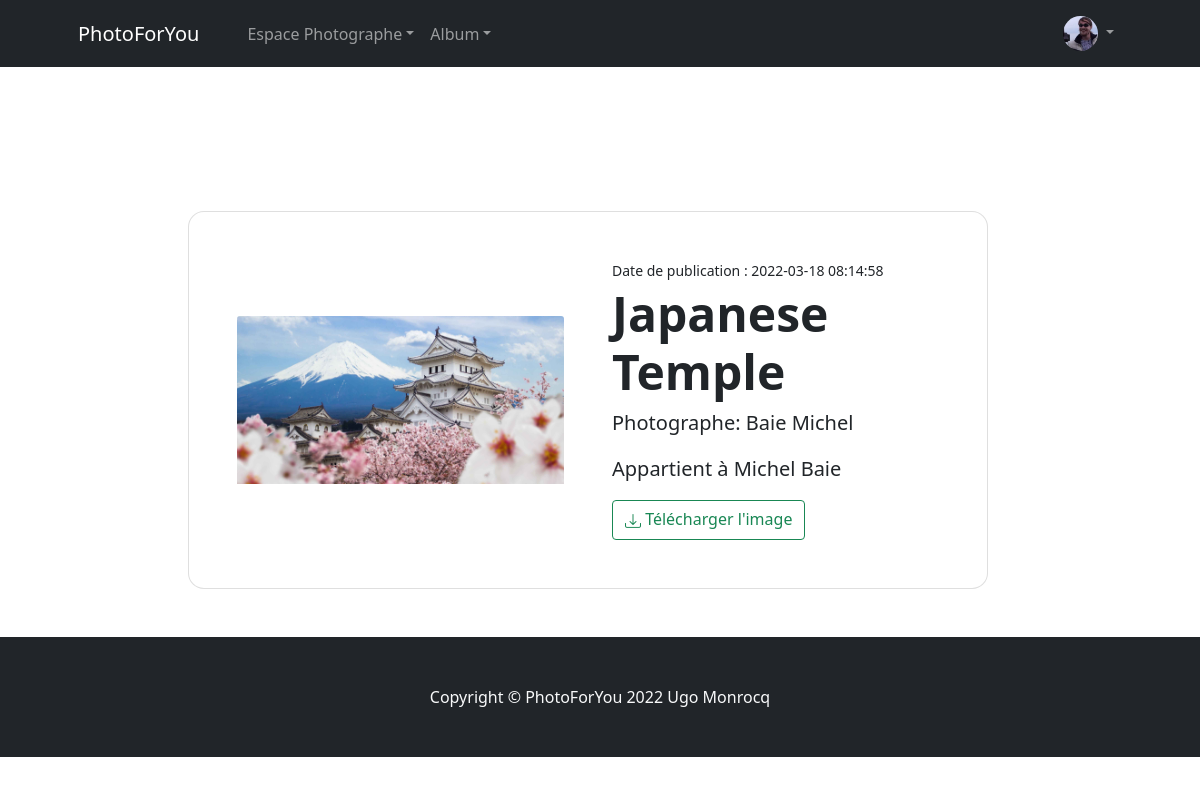
Page /photo-acheter.php?idphoto=4 (signed in) on the committed database.
### tables this page shows
CREATE TABLE IF NOT EXISTS `menu` (
  `idMenu` int(11) NOT NULL,
  `nomMenu` varchar(45) DEFAULT NULL,
  `URL` varchar(100) DEFAULT NULL,
  `Habilitation` varchar(45) DEFAULT NULL,
  PRIMARY KEY (`idMenu`)
);

CREATE TABLE IF NOT EXISTS `photo` (
  `idphoto` int(11) NOT NULL AUTO_INCREMENT,
  `libelle` varchar(45) DEFAULT NULL,
  `photolargeur` int(11) DEFAULT NULL,
  `photolongueur` int(11) DEFAULT NULL,
  `nomimage` varchar(70) DEFAULT NULL,
  `prix` varchar(45) DEFAULT NULL,
  `datePub` datetime DEFAULT NULL,
  `poids` float DEFAULT NULL,
  `iduser` int(11) DEFAULT NULL,
  `idtags` int(11) DEFAULT NULL,
  PRIMARY KEY (`idphoto`),
  KEY `iduser` (`iduser`)
);

CREATE TABLE IF NOT EXISTS `users` (
  `iduser` int(11) NOT NULL AUTO_INCREMENT,
  `nom` varchar(45) NOT NULL,
  `prenom` varchar(45) NOT NULL,
  `email` varchar(45) NOT NULL,
  `mdp` varchar(128) NOT NULL,
  `dateNaiss` date NOT NULL,
  `credit` int(11) NOT NULL,
  `active` int(11) NOT NULL,
  `categorie` int(11) NOT NULL,
  `photoUser` varchar(100) NOT NULL DEFAULT 'profil.jpg',
  `telUser` char(10) DEFAULT NULL,
  `adressUser` varchar(45) DEFAULT NULL,
  `siteUser` varchar(100) DEFAULT NULL,
  `siret` varchar(14) DEFAULT NULL,
  PRIMARY KEY (`iduser`)
);

### photo-acheter.php (the view)
<?php
include ('includes/header.php');
$req= "SELECT * FROM photo,users WHERE idphoto = ".$_GET["idphoto"]." AND users.iduser = photo.iduser";
$ins=$dbh->prepare($req);
$ins->execute();
$num = $ins->fetchAll();
?>
<main>
<section class="py-5">
    <form action="" method="post">
        <fieldset>
        <div class="row mt-5" style="width: 100%;">
            <div class="col-2"></div>
                <div class="col-8 mt-5 card p-5" style="border-radius:1em; box-shadow: 0px 0px 20px 0px rgba(255,255,255,0.4);">
        <?php
			foreach ($num as $value)
            echo  "
            <div class='row gx-4 gx-lg-5 align-items-center'>
            <div class='col-md-6'><img class='card-img-top mb-5 mb-md-0' src='images/photos/".htmlentities($value['nomimage'])."' oncontextmenu='return false' alt='...' /></div>
            <div class='col-md-6'>
                <div class='small mb-1'>Date de publication : ".$value["datePub"]."</div>
                <h1 class='display-5 fw-bolder'>".$value["libelle"]."</h1>
                <p class='lead'>Photographe: ".$value["nom"]."\t". $value["prenom"]."</p>
                <p class='lead'>Appartient à ".$_SESSION["prenom"]."\t". $_SESSION["nom"]."</p>
                <div class='d-flex'>
                    <a class='btn btn-outline-success flex-shrink-0' href='images/photos/".htmlentities($value['nomimage'])."' download='".$value['libelle']."'><i class='bi bi-download'></i> Télécharger l'image</a>
                </div>
                ";
		?>
		   </div>
        </div>
        </fieldset>
    </form>
</section>
<?php
include ('includes/footer.php');
?>

### includes/header.php (shortened to what this page needs)
<!DOCTYPE html>
<html lang="fr">
<head>
    <link rel="stylesheet" href="assets/css/bootstrap.min.css">
    <link rel="stylesheet" href="https://cdn.jsdelivr.net/npm/bootstrap-icons@1.8.1/font/bootstrap-icons.css">
    <link rel="stylesheet" href="assets/css/style.css">
</head>
<body>
<header>
<nav class="navbar navbar-expand-lg navbar-dark bg-dark">
    <div class="container px-4 px-lg-5">
        <a class="navbar-brand" href="index">PhotoForYou</a>
    <?php
    include("dbconnect.php");
        switch($_SESSION['categorie'])
        {
            case 3:
                $niveauHab = "%P%";
                break;
        }
        $req= "SELECT idMenu,nomMenu,URL FROM menu WHERE Habilitation LIKE '".$niveauHab."'";
        $ins=$dbh->prepare($req);
        $ins->execute();
        $num = $ins->fetchAll();
    ?>
    <div class="collapse navbar-collapse" id="navbarSupportedContent">
      <ul class="navbar-nav me-auto mb-2 mb-lg-0 ms-lg-4">
            <?php
              foreach ($num as $value)
                  {
                    if (strlen($value['idMenu'])==1)
                    {
                      echo "<li class='nav-item dropdown'>".PHP_EOL;
                        echo "<a class='nav-link dropdown-toggle' data-toggle='dropdown' href=".$value['URL'].">".$value['nomMenu']."</a>".PHP_EOL;
                      echo "</li>";
                    }
                  }
            ?>
        </ul>
      </div>
        <?php
            switch($_SESSION['categorie'])
            {
            case 3:
            echo "
            <div class='d-grid gap-2 d-md-flex justify-content-md-end'>
              <form class='d-flex'>
                <div class='collapse navbar-collapse'>
                  <ul class='navbar-nav dropdown-menu-lg-end'>
                    <li class='nav-item dropdown'>
                      <a class='nav-link dropdown-toggle' href='#' id='navbarDropdownMenuLink' role='button' data-toggle='dropdown'>
                        <img src='images/profil/".htmlentities($_SESSION['photouser'])."' class='rounded-circle' alt='' width=35 height=35/>
                      </a>
                        <ul class='dropdown-menu dropdown-menu-lg-end'>
                          <li> <a class='dropdown-item' href='voir-profil'>Voir Profil</a></li>
                          <li><a class='dropdown-item' href='deconnexion'>Deconnexion</a></li>
                        </ul>
                    </li>
                  </ul>
                </div>
              </form>
            </div>";break;
          }?>
    </div>
</nav>
</header>

### assets/css/style.css (style rules this page uses)
.bi { vertical-align: -.125em; fill: currentColor; }

### rows in the picture
menu: nomMenu "Espace Photographe"
menu: nomMenu "Album"
photo: nomimage (picture), datePub "2022-03-18 08:14:58", libelle "Japanese Temple", iduser.nom "Baie", iduser.prenom "Michel"
